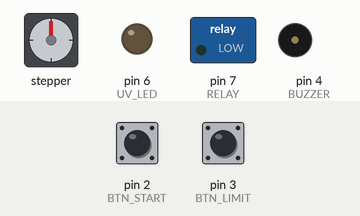
Recording of a sketch running on a simulated Arduino Uno, built with avr-gcc and run on an emulated ATmega328P. Parts: stepper motor, switched loads named in the sketch (green lamp = pin HIGH), output pins drawn as LEDs (lit = HIGH), buzzer (waves = sounding, pin HIGH). Inputs (shaded band) come from the test bench; at power-on: pin 2 (BTN_START) HIGH, pin 3 (BTN_LIMIT) HIGH. Stepper angles assume 2048 steps per turn; what the sketch prints to the serial monitor is not drawn.

Above: at 1.2 s.
1.3 s: pin 2 (BTN_START) pulled LOW for 0.15 s
At 1.92 s:
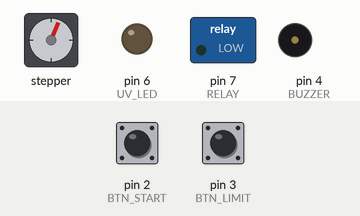
At 2.54 s:
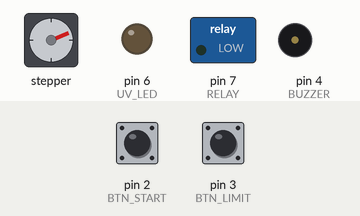
4.3 s: pin 3 (BTN_LIMIT) pulled LOW for 0.15 s
At 5.7 s:
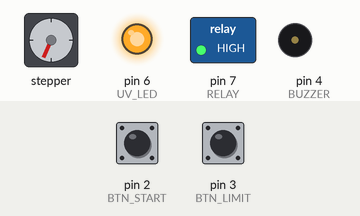
Timing chart, 0 to 36.1 s (numbered marks = the images above; inputs shaded):
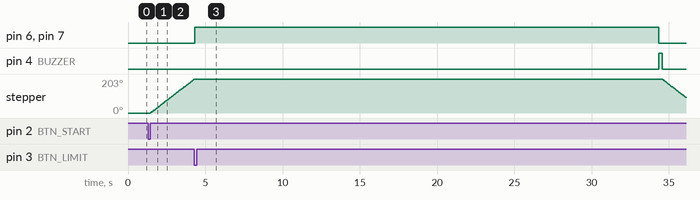

Measured:
- after the input at 1.3 s, stepper: keeps turning clockwise at about 72°/s, starting after 0.15 s
- after the input at 4.3 s, pin 6 (UV_LED), pin 7 (RELAY): LOW → HIGH at once; stepper: stops changing and stays 203°

The sketch:

wipe_mini_cycle.ino
```cpp
/*
  WIPE 미니 사이클 — 스타터 키트로 만드는 "살균 키오스크 동작" 데모
  ------------------------------------------------------------------
  진짜 기계의 축소판:  시작 → 리프트 상승 → 상단(리미트) 도달 → UV 30초 → 하강 → 완료
  실제 부품(NEMA17/UV-C)은 나중에. 지금은 키트 부품으로 "로직"을 손에 익힌다.

  보드: Arduino UNO

  === 배선 (키트 부품) ===
  [스텝 모터 드라이버 ULN2003]   IN1->8   IN2->10   IN3->9   IN4->11
                                  (+)->5V   (-)->GND        // = 리프트
  [시작 버튼 (택트 스위치)]       한쪽->2,  반대쪽->GND       // 누르면 시작
  [리미트 버튼 (택트 스위치)]     한쪽->3,  반대쪽->GND       // 누르면 "상단 도달"
  [UV용 파랑 LED]                 긴다리(+)->220Ω->6,  짧은다리(-)->GND   // 파랑=UV 느낌
  [릴레이 모듈]                   IN->7,  VCC->5V,  GND->GND  // 실제 UV는 나중에 여기 연결
  [능동(액티브) 부저]             (+)->4,  (-)->GND          // 완료음

  ※ 버튼은 INPUT_PULLUP이라 "누르면 LOW".  실제 리미트 스위치도 똑같이 동작한다.
  ※ 릴레이가 반대로 동작하면(평소 ON) active-LOW 모듈 → uvOn()/uvOff()의 RELAY 값을 HIGH<->LOW 바꿔라.
*/

#include <Stepper.h>

const int STEPS_PER_REV = 2048;            // 28BYJ-48 한 바퀴
Stepper lift(STEPS_PER_REV, 8, 10, 9, 11); // ULN2003 핀 순서(8,10,9,11)

const int BTN_START = 2;
const int BTN_LIMIT = 3;
const int UV_LED    = 6;
const int RELAY     = 7;
const int BUZZER    = 4;

const int UV_SECONDS = 30;                 // 살균 시간 (실제와 동일하게 30초)

void setup() {
  Serial.begin(9600);
  pinMode(BTN_START, INPUT_PULLUP);
  pinMode(BTN_LIMIT, INPUT_PULLUP);
  pinMode(UV_LED, OUTPUT);
  pinMode(RELAY, OUTPUT);
  pinMode(BUZZER, OUTPUT);
  lift.setSpeed(12);                       // 회전 속도(rpm)
  uvOff();
  Serial.println(F("WIPE 준비됨 — 시작 버튼(핀2)을 누르세요"));
}

void loop() {
  if (justPressed(BTN_START)) {
    runCycle();
    Serial.println(F("\n대기 중 — 시작 버튼을 누르세요"));
  }
}

void runCycle() {
  // [1] 리프트 상승: 리미트가 눌릴 때까지 조금씩 위로
  Serial.println(F("[1] 리프트 상승 중... (리미트 버튼=상단 도달)"));
  while (digitalRead(BTN_LIMIT) == HIGH) {  // 아직 안 눌림
    lift.step(20);                          // 20스텝씩 올림(중간중간 리미트 체크)
  }
  Serial.println(F("    상단 도달 · 챔버 밀폐 확인 OK"));

  // [2] UV-C 살균 — 안전 인터락: 상단 도달(밀폐) 후에만 점등
  Serial.println(F("[2] UV-C 살균 시작"));
  uvOn();
  for (int s = UV_SECONDS; s > 0; s--) {
    Serial.print(F("    남은 시간 "));
    Serial.print(s);
    Serial.println(F("초"));
    delay(1000);
  }
  uvOff();
  Serial.println(F("    살균 완료"));
  beep();

  // [3] 리프트 하강(복귀)
  Serial.println(F("[3] 리프트 하강 · 폰 반환"));
  lift.step(-STEPS_PER_REV);                // 한 바퀴 아래로(데모)
  Serial.println(F("[완료] 폰을 회수하세요"));
}

// 버튼 눌림 1회 감지 (디바운스 + 뗄 때까지 대기)
bool justPressed(int pin) {
  if (digitalRead(pin) == LOW) {
    delay(20);
    if (digitalRead(pin) == LOW) {
      while (digitalRead(pin) == LOW) { /* 손 뗄 때까지 */ }
      return true;
    }
  }
  return false;
}

void uvOn()  { digitalWrite(UV_LED, HIGH); digitalWrite(RELAY, HIGH); }
void uvOff() { digitalWrite(UV_LED, LOW);  digitalWrite(RELAY, LOW); }
void beep()  { digitalWrite(BUZZER, HIGH); delay(200); digitalWrite(BUZZER, LOW); }
```
